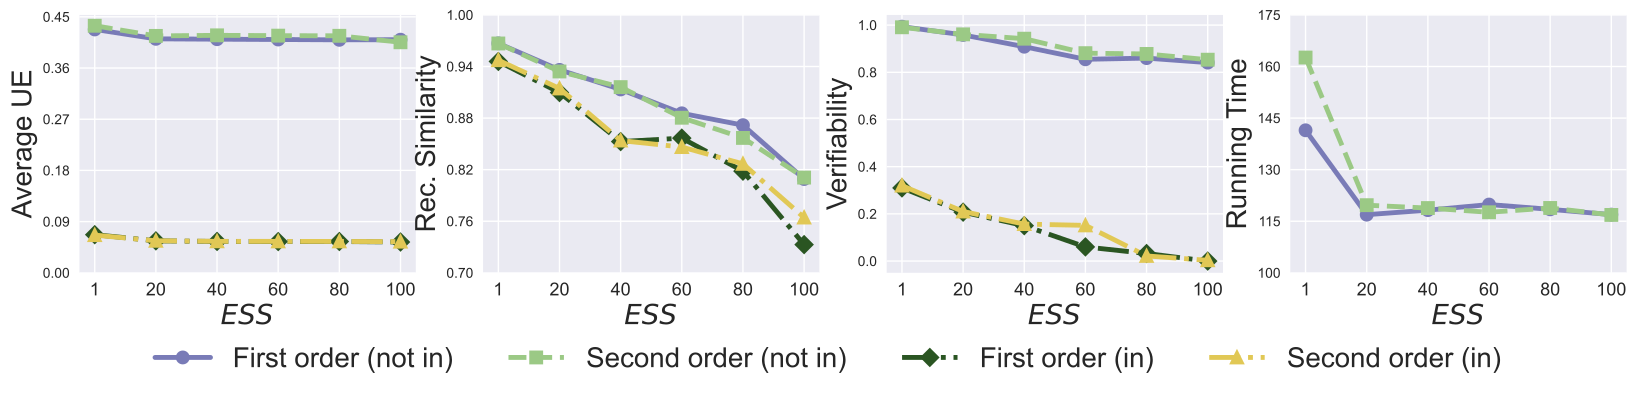

This chart was generated by the following Python code:
import numpy as np
import  matplotlib.pyplot as plt
#


plt.style.use('seaborn')

fig, ax = plt.subplots(1, 4, figsize=(20, 3.8)) #sharex='col',
fig.subplots_adjust(bottom=0.2)

# for i in range(2):
#     for j in range(3):
#         ax[i,j].text(0.5,0.5,str((i,j)), fontsize=18, ha='center')




#picture 1



x=[1, 2, 3, 4, 5, 6]
# validation_for_plt =[97,95.8600, 94.9400, 93.5400, 93.2400]
# attack_for_plt=[0, 0.3524, 0, 0.1762, 0.1762]
# basic_for_plt=[99.8, 99.8, 99.8, 99.8, 99.8]

labels = ['1', '20', '40', '60', '80', '100' ]
# unl_org = [97.77, 97.55, 97.35, 97.29, 97.21, 97.21]

UEV = [0.4278, 0.4113, 0.41067, 0.410123, 0.409559, 0.4098]
UEV_second = [0.434302, 0.416475, 0.4174561, 0.4169029, 0.4166158, 0.405258]
# unl_hess_r = [96.6, 96.66, 96.04, 95.94, 95.85, 97.21]
UEV_in = [0.0670, 0.05614, 0.05513, 0.054879, 0.05501, 0.054093]

UEV_second_in = [0.0661944, 0.05628, 0.05532, 0.0552045, 0.055168, 0.0547215]



l_w=3.5
m_s=8
marker_s = 2
markevery=1
#plt.figure(figsize=(8, 5.3))
#plt.plot(x, unl_fr, color='blue', marker='^', label='Retrain',linewidth=l_w, markersize=m_s)
ax[0].plot(x, UEV, linestyle='-', color='#797BB7', marker='o', fillstyle='full', markevery=markevery,
         label='Includes', linewidth=l_w, markersize=m_s, markeredgewidth=marker_s)

#plt.plot(x, unl_ss_w, color='g',  marker='*',  label='PriMU$_{w}$',linewidth=l_w, markersize=m_s)
ax[0].plot(x, UEV_second, linestyle='--', color='#9BC985',  marker='s', fillstyle='full', markevery=markevery,
         label='Not Includes',linewidth=l_w, markersize=m_s, markeredgewidth=marker_s)


# plt.plot(x, unl_mib_bck, linestyle=':', color='r',  marker='^', fillstyle='none', markevery=markevery,
#          label='MIB (bac.)', linewidth=l_w,  markersize=m_s, markeredgewidth=marker_s)


ax[0].plot(x, UEV_in, linestyle='-.', color='#2A5522',  marker='D', fillstyle='full', markevery=markevery,
         label='MIB (Normal Not In.)',linewidth=l_w, markersize=m_s, markeredgewidth=marker_s)


ax[0].plot(x, UEV_second_in, linestyle='-.', color='#E1C855',  marker='^', fillstyle='full', markevery=markevery,
         label='MIB (Normal Not In.)',linewidth=l_w, markersize=m_s, markeredgewidth=marker_s)



#plt.plot(x, unl_vibu, color='silver',  marker='d',  label='VIBU',linewidth=4,  markersize=10)

# plt.plot(x, y_sa03, color='r',  marker='2',  label='AAAI21 A_acc, pr=0.3',linewidth=3, markersize=8)
# plt.plot(x, y_sa05, color='darkblue',  marker='4',  label='AAAI21 A_acc, pr=0.5',linewidth=3, markersize=8)
# plt.plot(x, y_ma03, color='darkviolet',  marker='3',  label='FedMC A_acc, pr=0.3',linewidth=3, markersize=8)
# plt.plot(x, y_ma05, color='cyan',  marker='p',  label='FedMC A_acc, pr=0.5',linewidth=3, markersize=8)


# plt.grid()
leg = plt.legend(fancybox=True, shadow=True)
# plt.xlabel('Malicious Client Ratio (%)' ,fontsize=16)
ax[0].set_ylabel('Average UE', fontsize=20)
my_y_ticks = np.arange(0.0, 0.46, 0.09)
ax[0].set_yticks(my_y_ticks )
ax[0].set_xlabel('$\it{ESS}$' ,fontsize=20)

ax[0].set_xticklabels(labels ,fontsize=13)
ax[0].set_xticks(x)
# plt.title('CIFAR10 IID')


# figure 2



x=[1, 2, 3, 4, 5, 6]
# validation_for_plt =[97,95.8600, 94.9400, 93.5400, 93.2400]
# attack_for_plt=[0, 0.3524, 0, 0.1762, 0.1762]
# basic_for_plt=[99.8, 99.8, 99.8, 99.8, 99.8]

labels = ['1', '20', '40', '60', '80', '100' ]
# unl_org = [97.77, 97.55, 97.35, 97.29, 97.21, 97.21]

UEV = [0.96693, 0.93609, 0.913304, 0.88554, 0.8717471, 0.809093]
UEV_second = [0.9667912, 0.93423, 0.91603, 0.880405, 0.85692, 0.810767]
# unl_hess_r = [96.6, 96.66, 96.04, 95.94, 95.85, 97.21]
UEV_in = [ 0.9459, 0.9097, 0.85268, 0.856668, 0.818231, 0.732786]

UEV_second_in = [0.947320, 0.91448736, 0.85384, 0.8462974, 0.8267230, 0.764254]



l_w=3.5
m_s=8
marker_s = 2
markevery=1
#plt.figure(figsize=(8, 5.3))
#plt.plot(x, unl_fr, color='blue', marker='^', label='Retrain',linewidth=l_w, markersize=m_s)
ax[1].plot(x, UEV, linestyle='-', color='#797BB7', marker='o', fillstyle='full', markevery=markevery,
         label='Includes', linewidth=l_w, markersize=m_s, markeredgewidth=marker_s)

#plt.plot(x, unl_ss_w, color='g',  marker='*',  label='PriMU$_{w}$',linewidth=l_w, markersize=m_s)
ax[1].plot(x, UEV_second, linestyle='--', color='#9BC985',  marker='s', fillstyle='full', markevery=markevery,
         label='Not Includes',linewidth=l_w, markersize=m_s, markeredgewidth=marker_s)


# plt.plot(x, unl_mib_bck, linestyle=':', color='r',  marker='^', fillstyle='none', markevery=markevery,
#          label='MIB (bac.)', linewidth=l_w,  markersize=m_s, markeredgewidth=marker_s)


ax[1].plot(x, UEV_in, linestyle='-.', color='#2A5522',  marker='D', fillstyle='full', markevery=markevery,
         label='MIB (Normal Not In.)',linewidth=l_w, markersize=m_s, markeredgewidth=marker_s)


ax[1].plot(x, UEV_second_in, linestyle='-.', color='#E1C855',  marker='^', fillstyle='full', markevery=markevery,
         label='MIB (Normal Not In.)',linewidth=l_w, markersize=m_s, markeredgewidth=marker_s)



#plt.plot(x, unl_vibu, color='silver',  marker='d',  label='VIBU',linewidth=4,  markersize=10)

# plt.plot(x, y_sa03, color='r',  marker='2',  label='AAAI21 A_acc, pr=0.3',linewidth=3, markersize=8)
# plt.plot(x, y_sa05, color='darkblue',  marker='4',  label='AAAI21 A_acc, pr=0.5',linewidth=3, markersize=8)
# plt.plot(x, y_ma03, color='darkviolet',  marker='3',  label='FedMC A_acc, pr=0.3',linewidth=3, markersize=8)
# plt.plot(x, y_ma05, color='cyan',  marker='p',  label='FedMC A_acc, pr=0.5',linewidth=3, markersize=8)


# plt.grid()
leg = plt.legend(fancybox=True, shadow=True)
# plt.xlabel('Malicious Client Ratio (%)' ,fontsize=16)
ax[1].set_ylabel('Rec. Similarity', fontsize=20)
my_y_ticks = np.arange(0.7, 1.01, 0.06)
ax[1].set_yticks(my_y_ticks )
ax[1].set_xlabel('$\it{ESS}$' ,fontsize=20)

ax[1].set_xticklabels(labels ,fontsize=13)
ax[1].set_xticks(x)
# plt.title('CIFAR10 IID')








#picture 3

x=[1, 2, 3, 4, 5, 6]
# validation_for_plt =[97,95.8600, 94.9400, 93.5400, 93.2400]
# attack_for_plt=[0, 0.3524, 0, 0.1762, 0.1762]
# basic_for_plt=[99.8, 99.8, 99.8, 99.8, 99.8]

labels = ['1', '20', '40', '60', '80', '100' ]
# unl_org = [97.77, 97.55, 97.35, 97.29, 97.21, 97.21]

UEV = [0.9933, 0.9583, 0.9083, 0.8550, 0.8600, 0.8410]
UEV_second = [0.9907, 0.9607, 0.9423, 0.8810, 0.8777, 0.8533]
# unl_hess_r = [96.6, 96.66, 96.04, 95.94, 95.85, 97.21]
UEV_in= [0.3100, 0.2073, 0.15, 0.0600, 0.0320, 0.0000]

UEV_second_in = [0.3197, 0.2100, 0.1567, 0.1513, 0.0217, 0.0033]



#plt.figure(figsize=(8, 5.3))
#plt.plot(x, unl_fr, color='blue', marker='^', label='Retrain',linewidth=l_w, markersize=m_s)
ax[2].plot(x, UEV, linestyle='-', color='#797BB7', marker='o', fillstyle='full', markevery=markevery,
         label='First Order Not In', linewidth=l_w, markersize=m_s, markeredgewidth=marker_s)

#plt.plot(x, unl_ss_w, color='g',  marker='*',  label='PriMU$_{w}$',linewidth=l_w, markersize=m_s)
ax[2].plot(x, UEV_second, linestyle='--', color='#9BC985',  marker='s', fillstyle='full', markevery=markevery,
         label='Second Order Not In',linewidth=l_w, markersize=m_s, markeredgewidth=marker_s)


# plt.plot(x, unl_mib_bck, linestyle=':', color='r',  marker='^', fillstyle='none', markevery=markevery,
#          label='MIB (bac.)', linewidth=l_w,  markersize=m_s, markeredgewidth=marker_s)


ax[2].plot(x, UEV_in, linestyle='-.', color='#2A5522',  marker='D', fillstyle='full', markevery=markevery,
         label='First Order In',linewidth=l_w, markersize=m_s, markeredgewidth=marker_s)


ax[2].plot(x, UEV_second_in, linestyle='-.', color='#E1C855',  marker='^', fillstyle='full', markevery=markevery,
         label='Second Order In',linewidth=l_w, markersize=m_s, markeredgewidth=marker_s)




#plt.plot(x, unl_vibu, color='silver',  marker='d',  label='VIBU',linewidth=4,  markersize=10)

# plt.plot(x, y_sa03, color='r',  marker='2',  label='AAAI21 A_acc, pr=0.3',linewidth=3, markersize=8)
# plt.plot(x, y_sa05, color='darkblue',  marker='4',  label='AAAI21 A_acc, pr=0.5',linewidth=3, markersize=8)
# plt.plot(x, y_ma03, color='darkviolet',  marker='3',  label='FedMC A_acc, pr=0.3',linewidth=3, markersize=8)
# plt.plot(x, y_ma05, color='cyan',  marker='p',  label='FedMC A_acc, pr=0.5',linewidth=3, markersize=8)


# plt.grid()
leg = plt.legend(fancybox=True, shadow=True)
# plt.xlabel('Malicious Client Ratio (%)' ,fontsize=16)
ax[2].set_ylabel('Verifiability', fontsize=20)
my_y_ticks = np.arange(0.0, 1.01, 0.2)
ax[2].set_yticks(my_y_ticks )
ax[2].set_xlabel('$\it{ESS}$' ,fontsize=20)

ax[2].set_xticklabels(labels ,fontsize=13)
ax[2].set_xticks(x)
# plt.title('CIFAR10 IID')


# figure 4


x=[1, 2, 3, 4, 5, 6]
# validation_for_plt =[97,95.8600, 94.9400, 93.5400, 93.2400]
# attack_for_plt=[0, 0.3524, 0, 0.1762, 0.1762]
# basic_for_plt=[99.8, 99.8, 99.8, 99.8, 99.8]

labels = ['1', '20', '40', '60', '80', '100']
# unl_org = [97.77, 97.55, 97.35, 97.29, 97.21, 97.21]

UEV = [141.4497, 116.9057  , 118.2206 , 119.850, 118.458, 116.92136]
UEV_second = [162.60409, 119.6657, 118.8308, 117.604, 118.85385, 116.829053]
# unl_hess_r = [96.6, 96.66, 96.04, 95.94, 95.85, 97.21]
# UEV_no_division = [146.170001, 118.3346, 116.60770, 117.58471, 117.281131, 117.198461]
#
# UEV_no_both = [142.9, 118.9, 117.9, 116.00222, 116.92408, 116.9]
# unl_ss_wo = [94.32, 94.53, 94.78, 93.38, 94.04, 97.21]


#plt.figure(figsize=(8, 5.3))
#plt.plot(x, unl_fr, color='blue', marker='^', label='Retrain',linewidth=l_w, markersize=m_s)
ax[3].plot(x, UEV, linestyle='-', color='#797BB7', marker='o', fillstyle='full', markevery=markevery,
         label='UEV', linewidth=l_w, markersize=m_s, markeredgewidth=marker_s)

#plt.plot(x, unl_ss_w, color='g',  marker='*',  label='PriMU$_{w}$',linewidth=l_w, markersize=m_s)
ax[3].plot(x, UEV_second, linestyle='--', color='#9BC985',  marker='s', fillstyle='full', markevery=markevery,
         label='UEV w/o masking',linewidth=l_w, markersize=m_s, markeredgewidth=marker_s)


# plt.plot(x, unl_mib_bck, linestyle=':', color='r',  marker='^', fillstyle='none', markevery=markevery,
#          label='MIB (bac.)', linewidth=l_w,  markersize=m_s, markeredgewidth=marker_s)


# ax[3].plot(x, UEV_no_division, linestyle='-.', color='#2A5522',  marker='D', fillstyle='full', markevery=markevery,
#          label='UEV w/o division',linewidth=l_w, markersize=m_s, markeredgewidth=marker_s)
#
#
# ax[3].plot(x, UEV_no_both, linestyle='-.', color='#E1C855',  marker='^', fillstyle='full', markevery=markevery,
#          label='UEV w/o both',linewidth=l_w, markersize=m_s, markeredgewidth=marker_s)

#F7D58B

#plt.plot(x, unl_vibu, color='silver',  marker='d',  label='VIBU',linewidth=4,  markersize=10)

# plt.plot(x, y_sa03, color='r',  marker='2',  label='AAAI21 A_acc, pr=0.3',linewidth=3, markersize=8)
# plt.plot(x, y_sa05, color='darkblue',  marker='4',  label='AAAI21 A_acc, pr=0.5',linewidth=3, markersize=8)
# plt.plot(x, y_ma03, color='darkviolet',  marker='3',  label='FedMC A_acc, pr=0.3',linewidth=3, markersize=8)
# plt.plot(x, y_ma05, color='cyan',  marker='p',  label='FedMC A_acc, pr=0.5',linewidth=3, markersize=8)


# plt.grid()
# leg = plt.legend(fancybox=True, shadow=True)
# plt.xlabel('Malicious Client Ratio (%)' ,fontsize=16)
ax[3].set_ylabel('Running Time', fontsize=20)
my_y_ticks = np.arange(100, 180, 15)
ax[3].set_yticks(my_y_ticks )
ax[3].set_xlabel('$\it{ESS}$' ,fontsize=20)

ax[3].set_xticklabels(labels ,fontsize=13)
ax[3].set_xticks(x)
# plt.title('CIFAR10 IID')





# Set the background of the axes, which is the area of the plot, to grey
# plt.gca().set_facecolor('grey')

# Set the grid with white color and a specific linestyle and linewidth
# plt.grid(color='white', linestyle='-', linewidth=0.5)


# plt.grid(axis='y')
# ax[2].set_title('On CelebA', fontsize=20)



handles, labels = ax[2].get_legend_handles_labels()
# Create a "dummy" handle for the legend title
# title_handle = plt.Line2D([], [], color='none', label='Method')
#
# # Insert the title handle at the beginning of the handles list
# handles = [title_handle] + handles
# handles.insert(1, title_handle)
# labels = ['Methods and Scenarios:'] + labels
# labels.insert(1, '')

fig.legend(handles, labels,  loc='lower center', ncol=4, bbox_to_anchor=(0.5, -0.13),fontsize=20)

#facecolor='#EAEAF2', frameon=True,
# plt.legend( title = 'Methods and Datasets',frameon=True, facecolor='white', loc='best',
#            ncol=2, mode="expand", framealpha=0.5, borderaxespad=0., fontsize=20, title_fontsize=20)

# fig.tight_layout()
plt.rcParams['figure.figsize'] = (2.0, 1)
plt.rcParams['image.interpolation'] = 'nearest'
plt.rcParams['figure.subplot.left'] = 0.11
plt.rcParams['figure.subplot.bottom'] = 0.08
plt.rcParams['figure.subplot.right'] = 0.977
plt.rcParams['figure.subplot.top'] = 0.969
plt.savefig('second_order_compare.pdf', dpi=200,bbox_inches='tight')

plt.show()
